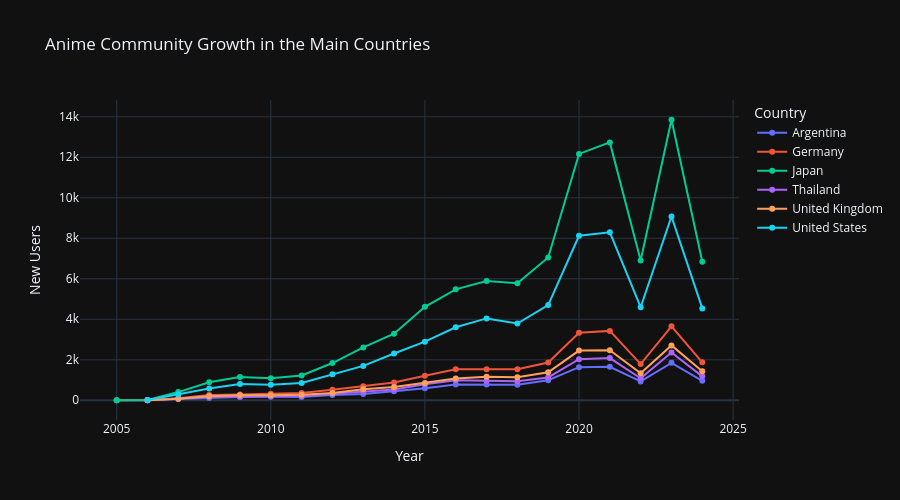

Notebook code cell kept with this figure:
### Markdown cell above
## Crescita nella community nel tempo

### Code cell
profiles = df_profiles.copy()
profiles["joined"] = pd.to_datetime(profiles["joined"], errors="coerce")
profiles["joined_year"] = profiles["joined"].dt.year
profiles["country"] = profiles["location"].str.split(",").str[-1].str.strip()

profiles = profiles.dropna(subset=["joined_year", "country"])
top_countries = (
    profiles.groupby("country")["username"].nunique().sort_values(ascending=False).head(6).index
)

trend = (
    profiles.loc[
        profiles["country"].isin(top_countries) & profiles["joined_year"].between(2005, 2024)
    ].groupby(["joined_year", "country"])["username"].nunique().reset_index(name="n_users")
)

fig = px.line(
    trend, x="joined_year", y="n_users", color="country", markers=True, title="Anime Community Growth in the Main Countries",
    labels={
        "joined_year": "Year", "n_users": "New Users", "country": "Country"
    }
)
fig.update_layout(
    width=900, height=500
)

fig.show()

### Figure 1 — Plotly figure (JSON) as saved in the notebook; plotly's stock layout.template omitted (floating-point values rounded to 4 significant figures)
{"data": [{"hovertemplate": "Country=Argentina<br>Year=%{x}<br>New Users=%{y}<extra></extra>", "legendgroup": "Argentina", "line": {"color": "#636efa", "dash": "solid"}, "marker": {"symbol": "circle"}, "mode": "lines+markers", "name": "Argentina", "orientation": "v", "showlegend": true, "x": [2005.0, 2006.0, 2007.0, 2008.0, 2009.0, 2010.0, 2011.0, 2012.0, 2013.0, 2014.0, 2015.0, 2016.0, 2017.0, 2018.0, 2019.0, 2020.0, 2021.0, 2022.0, 2023.0, 2024.0], "xaxis": "x", "y": [2, 1, 57, 114, 164, 179, 160, 261, 306, 447, 591, 783, 782, 771, 988, 1635, 1655, 932, 1848, 962], "yaxis": "y", "type": "scatter"}, {"hovertemplate": "Country=Germany<br>Year=%{x}<br>New Users=%{y}<extra></extra>", "legendgroup": "Germany", "line": {"color": "#EF553B", "dash": "solid"}, "marker": {"symbol": "circle"}, "mode": "lines+markers", "name": "Germany", "orientation": "v", "showlegend": true, "x": [2005.0, 2006.0, 2007.0, 2008.0, 2009.0, 2010.0, 2011.0, 2012.0, 2013.0, 2014.0, 2015.0, 2016.0, 2017.0, 2018.0, 2019.0, 2020.0, 2021.0, 2022.0, 2023.0, 2024.0], "xaxis": "x", "y": [1, 3, 103, 256, 283, 323, 354, 523, 688, 875, 1215, 1528, 1528, 1536, 1865, 3331, 3426, 1786, 3651, 1873], "yaxis": "y", "type": "scatter"}, {"hovertemplate": "Country=Japan<br>Year=%{x}<br>New Users=%{y}<extra></extra>", "legendgroup": "Japan", "line": {"color": "#00cc96", "dash": "solid"}, "marker": {"symbol": "circle"}, "mode": "lines+markers", "name": "Japan", "orientation": "v", "showlegend": true, "x": [2005.0, 2006.0, 2007.0, 2008.0, 2009.0, 2010.0, 2011.0, 2012.0, 2013.0, 2014.0, 2015.0, 2016.0, 2017.0, 2018.0, 2019.0, 2020.0, 2021.0, 2022.0, 2023.0, 2024.0], "xaxis": "x", "y": [3, 16, 404, 890, 1154, 1093, 1221, 1838, 2608, 3290, 4616, 5479, 5884, 5776, 7053, 12166, 12732, 6899, 13852, 6842], "yaxis": "y", "type": "scatter"}, {"hovertemplate": "Country=Thailand<br>Year=%{x}<br>New Users=%{y}<extra></extra>", "legendgroup": "Thailand", "line": {"color": "#ab63fa", "dash": "solid"}, "marker": {"symbol": "circle"}, "mode": "lines+markers", "name": "Thailand", "orientation": "v", "showlegend": true, "x": [2006.0, 2007.0, 2008.0, 2009.0, 2010.0, 2011.0, 2012.0, 2013.0, 2014.0, 2015.0, 2016.0, 2017.0, 2018.0, 2019.0, 2020.0, 2021.0, 2022.0, 2023.0, 2024.0], "xaxis": "x", "y": [6, 81, 171, 178, 198, 206, 320, 424, 530, 795, 984, 960, 941, 1129, 2025, 2083, 1087, 2357, 1181], "yaxis": "y", "type": "scatter"}, {"hovertemplate": "Country=United Kingdom<br>Year=%{x}<br>New Users=%{y}<extra></extra>", "legendgroup": "United Kingdom", "line": {"color": "#FFA15A", "dash": "solid"}, "marker": {"symbol": "circle"}, "mode": "lines+markers", "name": "United Kingdom", "orientation": "v", "showlegend": true, "x": [2006.0, 2007.0, 2008.0, 2009.0, 2010.0, 2011.0, 2012.0, 2013.0, 2014.0, 2015.0, 2016.0, 2017.0, 2018.0, 2019.0, 2020.0, 2021.0, 2022.0, 2023.0, 2024.0], "xaxis": "x", "y": [4, 75, 197, 248, 252, 269, 354, 541, 650, 853, 1077, 1161, 1132, 1385, 2454, 2472, 1334, 2709, 1433], "yaxis": "y", "type": "scatter"}, {"hovertemplate": "Country=United States<br>Year=%{x}<br>New Users=%{y}<extra></extra>", "legendgroup": "United States", "line": {"color": "#19d3f3", "dash": "solid"}, "marker": {"symbol": "circle"}, "mode": "lines+markers", "name": "United States", "orientation": "v", "showlegend": true, "x": [2006.0, 2007.0, 2008.0, 2009.0, 2010.0, 2011.0, 2012.0, 2013.0, 2014.0, 2015.0, 2016.0, 2017.0, 2018.0, 2019.0, 2020.0, 2021.0, 2022.0, 2023.0, 2024.0], "xaxis": "x", "y": [16, 284, 579, 801, 769, 851, 1283, 1697, 2307, 2892, 3607, 4042, 3791, 4700, 8122, 8294, 4596, 9076, 4536], "yaxis": "y", "type": "scatter"}], "layout": {"xaxis": {"anchor": "y", "domain": [0.0, 1.0], "title": {"text": "Year"}}, "yaxis": {"anchor": "x", "domain": [0.0, 1.0], "title": {"text": "New Users"}}, "legend": {"title": {"text": "Country"}, "tracegroupgap": 0}, "title": {"text": "Anime Community Growth in the Main Countries"}, "width": 900, "height": 500}}
